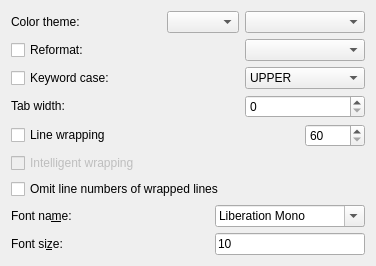
       <widget class="QWidget" name="page_formatting">
        <attribute name="title">
         <string>Formatting</string>
        </attribute>
        <layout class="QVBoxLayout" name="verticalLayout_6">
         <item>
          <layout class="QHBoxLayout" name="horizontalLayout_3">
           <property name="spacing">
            <number>6</number>
           </property>
           <item>
            <widget class="QLabel" name="label_5">
             <property name="sizePolicy">
              <sizepolicy hsizetype="Minimum" vsizetype="Minimum">
               <horstretch>0</horstretch>
               <verstretch>0</verstretch>
              </sizepolicy>
             </property>
             <property name="minimumSize">
              <size>
               <width>110</width>
               <height>0</height>
              </size>
             </property>
             <property name="maximumSize">
              <size>
               <width>110</width>
               <height>16777215</height>
              </size>
             </property>
             <property name="text">
              <string>Color theme:</string>
             </property>
             <property name="buddy">
              <cstring>comboTheme</cstring>
             </property>
            </widget>
           </item>
           <item>
            <spacer name="horizontalSpacer_7">
             <property name="orientation">
              <enum>Qt::Horizontal</enum>
             </property>
             <property name="sizeType">
              <enum>QSizePolicy::Expanding</enum>
             </property>
             <property name="sizeHint" stdset="0">
              <size>
               <width>40</width>
               <height>20</height>
              </size>
             </property>
            </spacer>
           </item>
           <item>
            <widget class="QComboBox" name="comboThemeFilter"/>
           </item>
           <item>
            <widget class="QComboBox" name="comboTheme">
             <property name="sizePolicy">
              <sizepolicy hsizetype="MinimumExpanding" vsizetype="Fixed">
               <horstretch>0</horstretch>
               <verstretch>0</verstretch>
              </sizepolicy>
             </property>
             <property name="minimumSize">
              <size>
               <width>120</width>
               <height>0</height>
              </size>
             </property>
             <property name="maximumSize">
              <size>
               <width>200</width>
               <height>16777215</height>
              </size>
             </property>
             <property name="toolTip">
              <string>Select a colour theme.</string>
             </property>
             <property name="currentIndex">
              <number>-1</number>
             </property>
             <property name="insertPolicy">
              <enum>QComboBox::InsertAlphabetically</enum>
             </property>
             <property name="sizeAdjustPolicy">
              <enum>QComboBox::AdjustToContents</enum>
             </property>
            </widget>
           </item>
          </layout>
         </item>
         <item>
          <layout class="QHBoxLayout" name="horizontalLayout_4">
           <item>
            <widget class="QCheckBox" name="cbReformat">
             <property name="toolTip">
              <string>Reformat and indent your code.
This feature is enabled for C, C++, C# and Java code.</string>
             </property>
             <property name="text">
              <string>Reformat:</string>
             </property>
            </widget>
           </item>
           <item>
            <widget class="QComboBox" name="comboReformat">
             <property name="sizePolicy">
              <sizepolicy hsizetype="Minimum" vsizetype="Fixed">
               <horstretch>0</horstretch>
               <verstretch>0</verstretch>
              </sizepolicy>
             </property>
             <property name="maximumSize">
              <size>
               <width>120</width>
               <height>16777215</height>
              </size>
             </property>
             <property name="toolTip">
              <string>Choose a formatting scheme.</string>
             </property>
             <property name="maxVisibleItems">
              <number>10</number>
             </property>
            </widget>
           </item>
          </layout>
         </item>
         <item>
          <layout class="QHBoxLayout" name="horizontalLayout_5">
           <item>
            <widget class="QCheckBox" name="cbKwCase">
             <property name="toolTip">
              <string>Change the keyword case.</string>
             </property>
             <property name="text">
              <string>Keyword case:</string>
             </property>
            </widget>
           </item>
           <item>
            <widget class="QComboBox" name="comboKwCase">
             <property name="sizePolicy">
              <sizepolicy hsizetype="Minimum" vsizetype="Fixed">
               <horstretch>0</horstretch>
               <verstretch>0</verstretch>
              </sizepolicy>
             </property>
             <property name="maximumSize">
              <size>
               <width>120</width>
               <height>16777215</height>
              </size>
             </property>
             <property name="toolTip">
              <string>Select a keyword case.</string>
             </property>
             <property name="sizeAdjustPolicy">
              <enum>QComboBox::AdjustToContents</enum>
             </property>
             <item>
              <property name="text">
               <string>UPPER</string>
              </property>
             </item>
             <item>
              <property name="text">
               <string>lower</string>
              </property>
             </item>
             <item>
              <property name="text">
               <string>Capitalize</string>
              </property>
             </item>
            </widget>
           </item>
          </layout>
         </item>
         <item>
          <layout class="QHBoxLayout" name="horizontalLayout_6">
           <item>
            <widget class="QLabel" name="label_6">
             <property name="sizePolicy">
              <sizepolicy hsizetype="Minimum" vsizetype="Fixed">
               <horstretch>0</horstretch>
               <verstretch>0</verstretch>
              </sizepolicy>
             </property>
             <property name="text">
              <string>Tab width:</string>
             </property>
             <property name="buddy">
              <cstring>sbTabWidth</cstring>
             </property>
            </widget>
           </item>
           <item>
            <widget class="QSpinBox" name="sbTabWidth">
             <property name="maximumSize">
              <size>
               <width>120</width>
               <height>16777215</height>
              </size>
             </property>
             <property name="toolTip">
              <string>Enter the number of spaces which replace a tab.
Set the width to 0 to keep tabs.</string>
             </property>
             <property name="maximum">
              <number>10</number>
             </property>
            </widget>
           </item>
          </layout>
         </item>
         <item>
          <layout class="QGridLayout" name="gridLayout_2">
           <item row="0" column="0">
            <widget class="QCheckBox" name="cbWrapping">
             <property name="toolTip">
              <string>Enable line wrapping.</string>
             </property>
             <property name="text">
              <string>Line wrapping</string>
             </property>
            </widget>
           </item>
           <item row="0" column="1">
            <widget class="QSpinBox" name="sbLineLength">
             <property name="maximumSize">
              <size>
               <width>60</width>
               <height>16777215</height>
              </size>
             </property>
             <property name="toolTip">
              <string>Enter the maximum line length.</string>
             </property>
             <property name="minimum">
              <number>60</number>
             </property>
             <property name="maximum">
              <number>120</number>
             </property>
             <property name="singleStep">
              <number>2</number>
             </property>
            </widget>
           </item>
           <item row="1" column="0" colspan="2">
            <widget class="QCheckBox" name="cbAdvWrapping">
             <property name="enabled">
              <bool>false</bool>
             </property>
             <property name="toolTip">
              <string>Indent statements and function parameters after wrapping.</string>
             </property>
             <property name="text">
              <string>Intelligent wrapping</string>
             </property>
            </widget>
           </item>
           <item row="2" column="0" colspan="2">
            <widget class="QCheckBox" name="cbOmitWrappedLineNumbers">
             <property name="toolTip">
              <string>Do not add line numbering to lines which were automatically wrapped.</string>
             </property>
             <property name="text">
              <string>Omit line numbers of wrapped lines</string>
             </property>
            </widget>
           </item>
          </layout>
         </item>
         <item>
          <layout class="QGridLayout" name="gridLayout_9">
           <item row="0" column="0">
            <widget class="QLabel" name="label_23">
             <property name="text">
              <string>Font na&amp;me:</string>
             </property>
             <property name="buddy">
              <cstring>comboFontName</cstring>
             </property>
            </widget>
           </item>
           <item row="0" column="1">
            <widget class="QFontComboBox" name="comboFontName">
             <property name="maximumSize">
              <size>
               <width>150</width>
               <height>16777215</height>
              </size>
             </property>
             <property name="font">
              <font/>
             </property>
             <property name="toolTip">
              <string>Select or enter the font name. HTML supports a list of fonts, separated with comma.</string>
             </property>
             <property name="fontFilters">
              <set>QFontComboBox::MonospacedFonts</set>
             </property>
             <property name="currentFont">
              <font>
               <family>Consolas</family>
              </font>
             </property>
            </widget>
           </item>
           <item row="1" column="0">
            <widget class="QLabel" name="label_4">
             <property name="text">
              <string>Font si&amp;ze:</string>
             </property>
             <property name="buddy">
              <cstring>leFontSize</cstring>
             </property>
            </widget>
           </item>
           <item row="1" column="1">
            <widget class="QLineEdit" name="leFontSize">
             <property name="sizePolicy">
              <sizepolicy hsizetype="Preferred" vsizetype="Fixed">
               <horstretch>0</horstretch>
               <verstretch>0</verstretch>
              </sizepolicy>
             </property>
             <property name="maximumSize">
              <size>
               <width>150</width>
               <height>16777215</height>
              </size>
             </property>
             <property name="toolTip">
              <string>Enter the font size.</string>
             </property>
             <property name="text">
              <string>10</string>
             </property>
            </widget>
           </item>
          </layout>
         </item>
        </layout>
       </widget>
